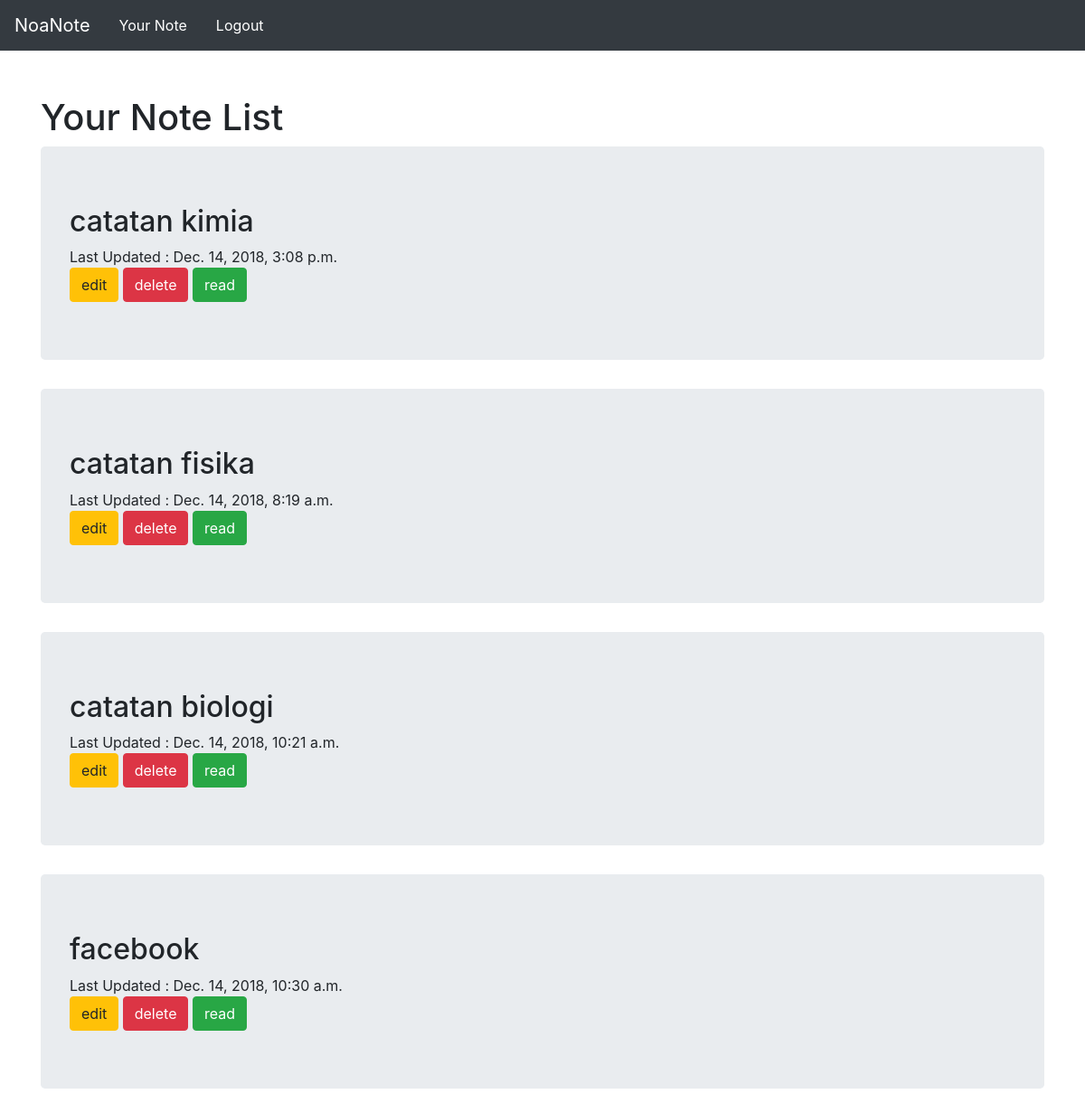
Page /notes/list (signed in) on the committed database.
### notes/models.py (models this page shows, shortened)
class NoteModel(models.Model) :
    author = models.ForeignKey(get_user_model(), related_name = "authors", on_delete=models.CASCADE )
    title = models.CharField(max_length = 150)
    content = RichTextUploadingField()
    date = models.DateTimeField(auto_now = True)

### notes/views.py (the view)
# urls.py: path("list", login_required(NoteListView.as_view()), name = "list"),
class NoteListView(ListView) :
    template_name = "list.html"
    context_object_name = "note_list"
    def get_queryset(self) :
        self.author = self.request.user
        return NoteModel.objects.filter(author = self.author)

### templates/list.html
{% extends 'dasar.html' %}
{% load static %}
{% block body %}
    <div class = "container">
            <h1>Your Note List</h1>
                {% for note in note_list %}
                    <div class = "jumbotron">
                        <h2>{{note.title}}</h2>
                        <h7>Last Updated : {{note.date}}</h7>
                        <br>
                        <a class = "btn btn-warning" href="{% url 'notes:update' pk=note.pk %}">edit</a>
                        <a class = "btn btn-danger" href = "{% url 'notes:delete' pk=note.pk %}">delete</a>
                        <a class = "btn btn-success" href="{{note.id}}">read</a>
                    </div>
            {% endfor %}
    </div>
{% endblock body %}

### static/css/dasar.css (style rules this page uses)
.container { margin-top: 50px; }

### rows in the picture
NoteModel: title "catatan kimia", date "Dec. 14, 2018, 3:08 p.m."
NoteModel: title "catatan fisika", date "Dec. 14, 2018, 8:19 a.m."
NoteModel: title "catatan biologi", date "Dec. 14, 2018, 10:21 a.m."
NoteModel: title "facebook", date "Dec. 14, 2018, 10:30 a.m."
